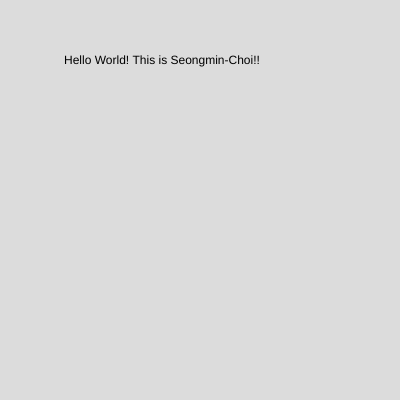
Frame 1 (no input)
Frame 60 (no input): identical to frame 1, image omitted
Frame 120 (the mouse pressed at the canvas centre since frame 60): identical to frame 1, image omitted

The p5.js sketch that drew this single still picture (run headless with seeded random() and noise() and a simulated clock; from frame 60 on, the mouse is pressed at the canvas centre):

// p5.js sketch
// ── sketch.js
//Name : Choi-Seongmin
//Assignment name : Hello World
//Course number : CS099
//Term&Year : 202101sg-Spring

function setup() {
    createCanvas(400, 400);
    console.log("Hello World! This is Seongmin-Choi")
  }
  
  function draw() {
    background(220);
    text("Hello World! This is Seongmin-Choi!!", 64, 64)
  }
